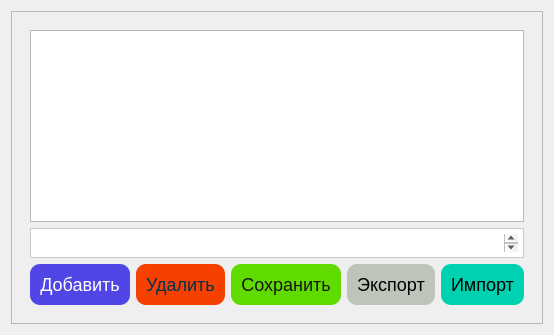
     <widget class="QWidget" name="tabincome_categories">
      <attribute name="title">
       <string>Цели</string>
      </attribute>
      <layout class="QGridLayout" name="gridLayout_9">
       <item row="0" column="0">
        <widget class="QFrame" name="frame_14">
         <property name="frameShape">
          <enum>QFrame::Shape::StyledPanel</enum>
         </property>
         <property name="frameShadow">
          <enum>QFrame::Shadow::Raised</enum>
         </property>
         <layout class="QGridLayout" name="gridLayout_15">
          <item row="0" column="0">
           <widget class="QFrame" name="frame_15">
            <layout class="QHBoxLayout" name="horizontalLayout_13">
             <item>
              <layout class="QVBoxLayout" name="verticalLayout_9">
               <item>
                <widget class="QTableView" name="tableGoals"/>
               </item>
               <item>
                <widget class="QTextEdit" name="textGoals">
                 <property name="maximumSize">
                  <size>
                   <width>16777215</width>
                   <height>30</height>
                  </size>
                 </property>
                 <property name="styleSheet">
                  <string notr="true">QTextEdit {
    color: black;                      /* Цвет текста */
    font-size: 14px;                    /* Размер шрифта */
    background-color: white;           /* Цвет фона по умолчанию */
    border: 1px solid #ccc;            /* Граница */
    padding: 5px;                       /* Отступы внутри поля */
}

QTextEdit:hover {
    background-color: #E0E7FF;         /* Цвет фона при наведении */
}

QTextEdit::placeholder {
    color: #888;                        /* Цвет текста подсказки */
    font-style: italic;                 /* Шрифт курсив */
}
</string>
                 </property>
                </widget>
               </item>
               <item>
                <layout class="QHBoxLayout" name="horizontalLayout_14">
                 <item>
                  <widget class="QPushButton" name="btnAddGoals">
                   <property name="styleSheet">
                    <string notr="true">
       QPushButton {
        background-color: #4F46E5;
        color: #FFFFFF;
        border-radius: 10px;
        font-size: 18px;
        padding: 10px;
       }
       QPushButton:hover {
        background-color: #6366F1;
       }</string>
                   </property>
                   <property name="text">
                    <string>Добавить</string>
                   </property>
                  </widget>
                 </item>
                 <item>
                  <widget class="QPushButton" name="btnDeleteGoals">
                   <property name="cursor">
                    <cursorShape>OpenHandCursor</cursorShape>
                   </property>
                   <property name="styleSheet">
                    <string notr="true">
       QPushButton {
        background-color: #F54000;
        color: #003153;
        border-radius: 10px;
        font-size: 18px;
        padding: 10px;
       }
       QPushButton:hover {
        background-color: #FF6452;
       }</string>
                   </property>
                   <property name="text">
                    <string>Удалить</string>
                   </property>
                  </widget>
                 </item>
                 <item>
                  <widget class="QPushButton" name="btnSubmitGoals">
                   <property name="styleSheet">
                    <string notr="true">
       QPushButton {
        background-color: #60DB00;
        color: #181513;
        border-radius: 10px;
        font-size: 18px;
        padding: 10px;
       }
       QPushButton:hover {
        background-color: #9BFF4D;
       }</string>
                   </property>
                   <property name="text">
                    <string>Сохранить</string>
                   </property>
                  </widget>
                 </item>
                 <item>
                  <widget class="QPushButton" name="pushButton_8">
                   <property name="styleSheet">
                    <string notr="true">
       QPushButton {
        background-color: #BFC4BA;
        color: #000000;
        border-radius: 10px;
        font-size: 18px;
        padding: 10px;
       }
       QPushButton:hover {
        background-color: #D8DDD5;
       }</string>
                   </property>
                   <property name="text">
                    <string>Экспорт</string>
                   </property>
                  </widget>
                 </item>
                 <item>
                  <widget class="QPushButton" name="pushButton_18">
                   <property name="styleSheet">
                    <string notr="true">
       QPushButton {
        background-color: #00D1B1;
        color: #000000;
        border-radius: 10px;
        font-size: 18px;
        padding: 10px;
       }
       QPushButton:hover {
        background-color: #3DFFE1;
       }</string>
                   </property>
                   <property name="text">
                    <string>Импорт</string>
                   </property>
                  </widget>
                 </item>
                </layout>
               </item>
              </layout>
             </item>
            </layout>
           </widget>
          </item>
         </layout>
        </widget>
       </item>
      </layout>
     </widget>
